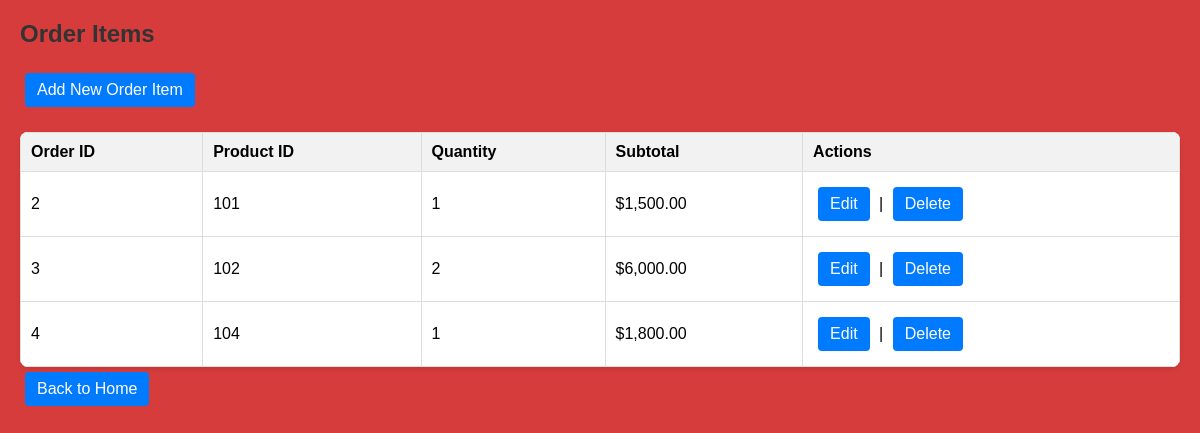
Screenshot of /Assignment-3/orderitem/read.php with the database file from the repository.
### tables this page shows
CREATE TABLE `orderitem` (
  `order_id` int(11) NOT NULL,
  `product_id` int(11) NOT NULL,
  `quantity` int(11) DEFAULT NULL,
  `subtotal` decimal(10,2) DEFAULT NULL
);

### Assignment-3/orderitem/read.php (the view, shortened to what this page needs)
<?php include '../includes/db.php'; ?>
<!DOCTYPE html>
<html>
<head>
<link rel="stylesheet" href="../css/style.css">
</head>
<body>
<h2>Order Items</h2>
<a href="create.php">Add New Order Item</a>
<table>
<tr><th>Order ID</th><th>Product ID</th><th>Quantity</th><th>Subtotal</th><th>Actions</th></tr>
<?php
$sql = "SELECT order_id, product_id, quantity, subtotal
        FROM orderitem
        ORDER BY order_id ASC, product_id ASC";
$result = $conn->query($sql);
if ($result && $result->num_rows > 0) {
    while($row = $result->fetch_assoc()){
        echo "<tr>";
        echo "<td>" . htmlspecialchars($row['order_id']) . "</td>";
        echo "<td>" . htmlspecialchars($row['product_id']) . "</td>";
        echo "<td>" . htmlspecialchars($row['quantity']) . "</td>";
        echo "<td>$" . htmlspecialchars(number_format($row['subtotal'], 2)) . "</td>";
        echo "<td><a href='update.php?order_id=" . htmlspecialchars($row['order_id']) . "&product_id=" . htmlspecialchars($row['product_id']) . "'>Edit</a> | ";
        echo "<a href='delete.php?order_id=" . htmlspecialchars($row['order_id']) . "&product_id=" . htmlspecialchars($row['product_id']) . "' onclick=\"return confirm('Are you sure you want to delete this order item?');\">Delete</a></td>";
        echo "</tr>";
    }
} else {
    echo "<tr><td colspan='5'>No order items found.</td></tr>";
}
?>
</table>
<a href='../index.php'>Back to Home</a>
</body>
</html>

### Assignment-3/css/style.css (style rules this page uses)
body { font-family: Arial, sans-serif; margin: 20px; background: #d63c3c; }
h2, h1 { color: #333; }
a { margin: 5px; padding: 8px 12px; background-color: #007BFF; color: white; text-decoration: none; border-radius: 4px; display: inline-block; }
table { border-collapse: collapse; width: 100%; background: white; margin-top: 20px; box-shadow: 0 2px 4px rgba(0,0,0,0.1); border-radius: 8px; overflow: hidden; }
th, td { padding: 10px; border: 1px solid #ddd; text-align: left; }
th { background-color: #f2f2f2; font-weight: bold; }

### rows the page displays
orderitem: order "2", product "101", quantity "1", subtotal "1,500.00"
orderitem: order "3", product "102", quantity "2", subtotal "6,000.00"
orderitem: order "4", product "104", quantity "1", subtotal "1,800.00"
